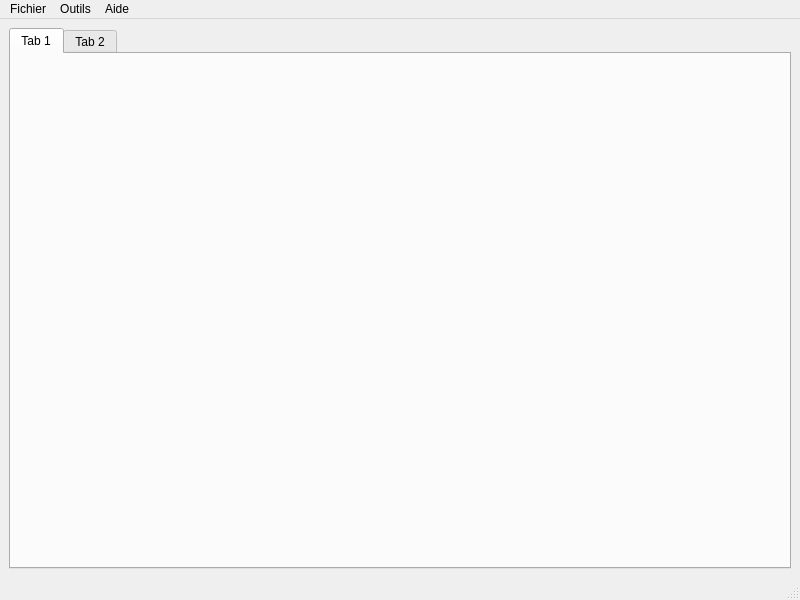
<?xml version="1.0" encoding="UTF-8"?>
<ui version="4.0">
 <class>MainWindow</class>
 <widget class="QMainWindow" name="MainWindow">
  <property name="geometry">
   <rect>
    <x>0</x>
    <y>0</y>
    <width>800</width>
    <height>600</height>
   </rect>
  </property>
  <property name="windowTitle">
   <string>MainWindow</string>
  </property>
  <widget class="QWidget" name="centralwidget">
   <layout class="QGridLayout" name="gridLayout_3">
    <item row="0" column="0">
     <widget class="QTabWidget" name="tabWidget">
      <widget class="QWidget" name="orders">
       <attribute name="title">
        <string>Tab 1</string>
       </attribute>
      </widget>
      <widget class="QWidget" name="tab_4">
       <attribute name="title">
        <string>Tab 2</string>
       </attribute>
      </widget>
     </widget>
    </item>
   </layout>
  </widget>
  <widget class="QMenuBar" name="menubar">
   <property name="geometry">
    <rect>
     <x>0</x>
     <y>0</y>
     <width>800</width>
     <height>20</height>
    </rect>
   </property>
   <widget class="QMenu" name="menuFichier">
    <property name="title">
     <string>Fichier</string>
    </property>
   </widget>
   <widget class="QMenu" name="menuOutils">
    <property name="title">
     <string>Outils</string>
    </property>
   </widget>
   <widget class="QMenu" name="menuAide">
    <property name="title">
     <string>Aide</string>
    </property>
   </widget>
   <addaction name="menuFichier"/>
   <addaction name="menuOutils"/>
   <addaction name="menuAide"/>
  </widget>
  <widget class="QStatusBar" name="statusbar"/>
 </widget>
 <resources/>
 <connections/>
</ui>
